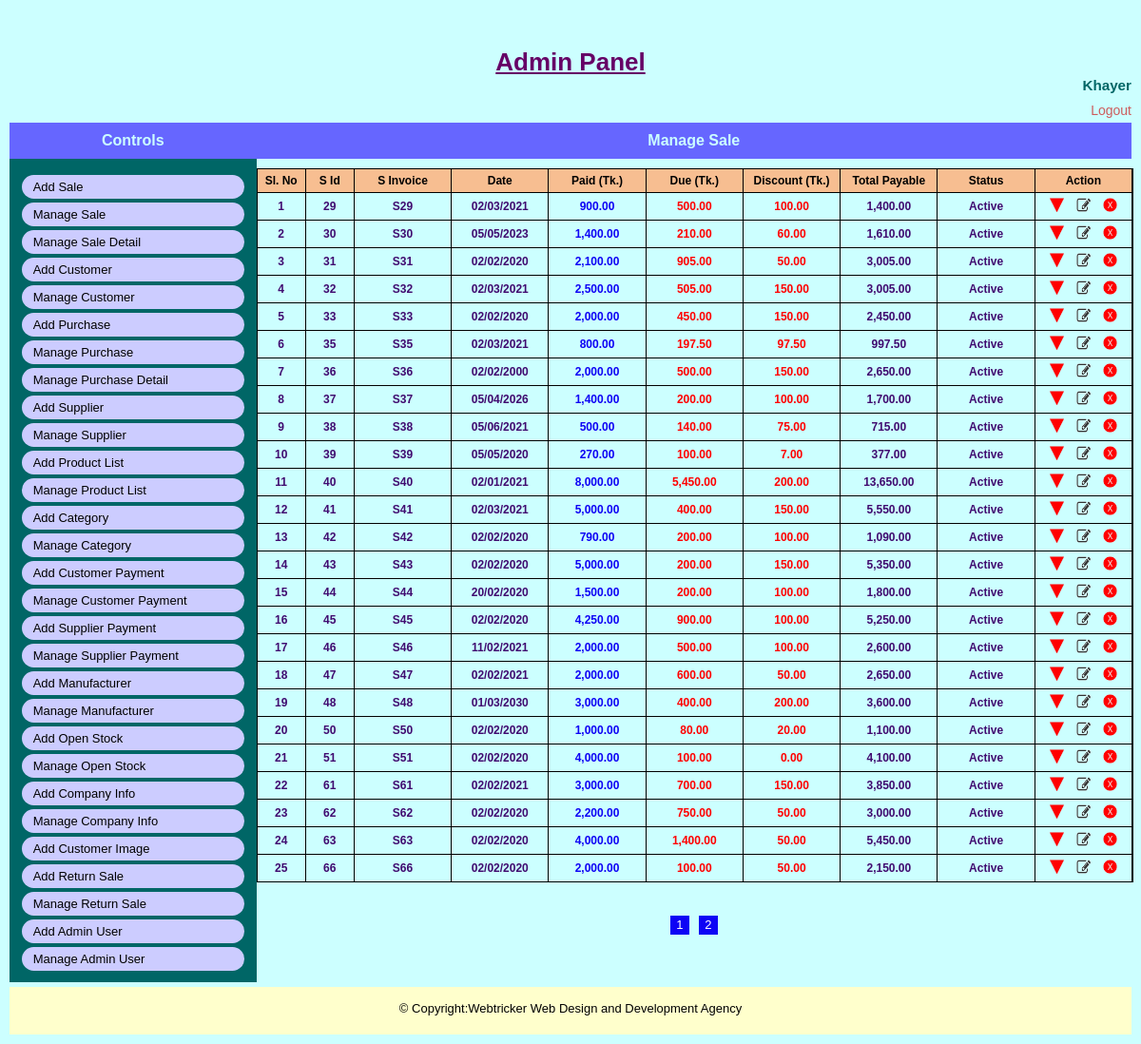
The page /admin/manage_sale.php (signed in) on the database its author committed.
### tables this page shows
CREATE TABLE `tbl_sales_info` (
  `sales_id` int(4) NOT NULL,
  `s_invoice` varchar(20) NOT NULL,
  `date` date NOT NULL,
  `customer_id` int(4) NOT NULL,
  `paid_amnt` float NOT NULL,
  `discount_amnt` float NOT NULL,
  `due_amnt` float NOT NULL,
  `total_customer_paid` float NOT NULL,
  `remarks` text NOT NULL,
  `user_name` varchar(50) NOT NULL,
  `status` tinyint(1) NOT NULL,
  `deletion_status` tinyint(1) NOT NULL,
  `created_date_time` timestamp NOT NULL DEFAULT current_timestamp()
);

### admin/manage_sale.php (called while the page is built, shortened)
<?php
include 'admin_master_page.php';

### classes/database.php (called while the page is built, shortened)
<?php
class Database {
    public function connect() {
        $this->host_name="localhost";
        $this->user_name="u430957945_db_sales_inven";
        $this->password="Inven1254$";
        $this->database_name="u430957945_db_sales_inven";
        $conn= new mysqli($this->host_name,$this->user_name,$this->password,$this->database_name);
        return $conn;
    }
}
?>

### admin/pages/manage_sale_view.php (the view, shortened to what this page needs)
<?php
    $page_one=0;
    $sql="SELECT * FROM tbl_sales_info WHERE deletion_status='0' LIMIT $page_one,25";
    $query_result=  $obj_admin->connect()->query($sql);
?>
<div class="common_wrap">
    <div class="content_title">
        <h4>Manage Sale</h4>
    </div>
    <div class="manage_wrap">
        <div class="row">
            <div class="purchse_cell_1 bg_color_1 fontsize_12">Sl. No</div>
            <div class="purchse_cell_1 bg_color_1 fontsize_12">S Id</div>
            <div class="cell_1 bg_color_1 fontsize_12">S Invoice</div>
            <div class="cell_1 bg_color_1 fontsize_12">Date</div>
            <div class="cell_1 bg_color_1 fontsize_12">Paid (Tk.)</div>
            <div class="cell_1 bg_color_1 fontsize_12">Due (Tk.)</div>
            <div class="cell_1 bg_color_1 fontsize_12">Discount (Tk.)</div>
            <div class="cell_1 bg_color_1 fontsize_12">Total Payable</div>
            <div class="cell_1 bg_color_1 fontsize_12">Status</div>
            <div class="cell_1 bg_color_1 fontsize_12">Action</div>
        </div>
        <?php
            $cnt=1;
            while($row=mysqli_fetch_assoc($query_result))
            {
        ?>
        <div class="row">
            <div class="purchse_cell_1 color_1"><?php echo $cnt;?></div>
            <div class="purchse_cell_1 color_1"><?php echo $row['sales_id']?></div>
            <div class="cell_1 color_1"><?php echo $row['s_invoice']?></div>
            <div class="cell_1 color_1"><?php echo date("d/m/Y",strtotime($row['date']))?></div>
            <div class="cell_1 color_2"><?php echo number_format((float)$row['paid_amnt'], 2, '.')?></div>
            <div class="cell_1 color_4"><?php echo  number_format((float)$row['due_amnt'], 2, '.')?></div>
            <div class="cell_1 color_4"><?php echo  number_format((float)$row['discount_amnt'], 2, '.')?></div>
            <div class="cell_1 color_1"><?php echo  number_format((float)$row['total_customer_paid'], 2, '.')?></div>
            <?php
                if($row['status']==1)
                {
            ?>
            <div class="cell_1 color_1"><?php echo 'Active'; ?>
            </div>
            <?php } else{?>
            <div class="cell_1 color_1"><?php echo 'Inactive'; ?>
            </div>
            <?php } ?>
            <div class="cell_1 color_1 manage_link_btn">
                <?php
                    if($row['status']==0)
                    {
                ?>
                <a class="btn_active" href="?status=active&id=<?php echo $row['sales_id']?>" title="Inactive"></a>
                <?php } else{?>
                <a class="btn_inactive" href="?status=inactive&id=<?php echo $row['sales_id']?>" title="Active"></a>
                <?php } ?>
                <a class="btn_edit" href="edit_sale.php?id=<?php echo $row['sales_id']?>" title="Edit"></a>
                <a class="btn_delete" href="?status=delete&id=<?php echo $row['sales_id']?>" onclick="return check_delete();" title="Delete"></a>
            </div>
        </div>
        <?php $cnt=$cnt+1; }?>
    </div>
</div>
<div id="pagination">
    <ul>
    <?php
        $sql = "SELECT * FROM tbl_sales_info WHERE deletion_status='0'";
        $query_result = $obj_admin->connect()->query($sql);
        $total_row = mysqli_num_rows($query_result);
        $per_page = $total_row / 25;
        $n = ceil($per_page);
        for ($i = 1; $i <= $n; $i++)
        { ?>
            <li><a href="?pages=<?php echo $i; ?>" ><?php echo $i . ' '; ?></a></li>
    <?php } ?>
    </ul>
</div>

### asset/css/style.css (style rules this page uses)
body { background-color:#000;color:#000;margin:0;padding:0;font-family:sans-serif;font-size:13px }
h1,h2,h3,h4,h5,h6 { margin:0;padding:0; }
.header_wrap,.menu,.content_wrap,.footer_wrap,.user_info,.admin_content,.common_title,.common_wrap, .view_content,.page_content,.image_wrap,.slide_wrap,.slide_inner,.slide,.sidebar_box_wrap,.sidebar_box, .gallery,.gallery_image_outer,.gallery_image_outer a,.gallery_detail,.common_description,.home_link, .sidebar_box ul,.notice_detail,.front_form_wrap,.front_form_wrap .input_wrap,.event_entry_detail, .student_detail_wrap,.result_detail,.front_content_wrap,.class_routine_details,.routine_display { float:left;position:relative;width:100%; -webkit-box-sizing:border-box; -moz-box-sizing:border-box; box-sizing:border-box }
.admin_page h4 { text-align:center;color:#ccffff;padding:10px 0;margin:0 0 10px 0;font-size:16px; background-color:#6666ff }
.manage_wrap { display:table;position:relative;width:100%;border:1px solid #000;border-bottom:none }
.row { display:table-row;position:relative;width:100%;font-weight:700; -webkit-box-sizing:border-box;-moz-box-sizing:border-box;box-sizing:border-box }
.cell_1,.cell_2,.cell_3,.cell_4,.cell_5,.purchse_cell_1,.purchse_cell_2,.cell_25 { display:table-cell;width:20%;border-right:1px solid #000; color:#000;text-align:center;border-bottom:1px solid #000; padding:5px 0;font-size:12px; -webkit-box-sizing:border-box; -moz-box-sizing:border-box; box-sizing:border-box;vertical-align:middle }
.bg_color_1 { background:#f7be91 }
.color_1 { color:#400b70 }
.color_2 { color:#0e03f5 }
.color_4 { color:red }
.cell_1 { width:10% }
.fontsize_12 { font-size:12px }
.purchse_cell_1 { width: 5%; }
.manage_link_btn a { display:inline-block;width:15px;height:15px;margin:0 5px;padding:0; text-decoration:none;color:#0e03f5 }
.manage_link_btn a.btn_inactive { background:url(../images/btn_status_inactive_bg.png) no-repeat 0 0; background-size:100% 100% }
.manage_link_btn a.btn_delete { background:url(../images/btn_delete_bg.png) no-repeat 0 0; background-size:100% 100% }
.manage_link_btn a.btn_edit { background:url(../images/btn_edit_bg.png) no-repeat 0 0; background-size:100% 100% }
#pagination { position:relative;float:left;width:100%;height:30px;margin-top: 30px;text-align:center;z-index:3 }
#pagination ul { display:inline-block;margin:5px 0 0;padding:0;list-style:none }
#pagination ul li { float:left;margin:0; }
#pagination ul li a { float: left;text-decoration: none;width:20px;height:20px;background-color: #0e03f5;color: white;line-height: 20px; margin: 0 5px;-webkit-transition:all .5s;-moz-transition:all .5s;transition:all .5s; }

### rows shown on the page
tbl_sales_info: sales_id "29", s_invoice "S29", date "02/03/2021", paid_amnt "900.00", due_amnt "500.00", discount_amnt "100.00", total_customer_paid "1,400.00", status "Active"
tbl_sales_info: sales_id "30", s_invoice "S30", date "05/05/2023", paid_amnt "1,400.00", due_amnt "210.00", discount_amnt "60.00", total_customer_paid "1,610.00", status "Active"
tbl_sales_info: sales_id "31", s_invoice "S31", date "02/02/2020", paid_amnt "2,100.00", due_amnt "905.00", discount_amnt "50.00", total_customer_paid "3,005.00", status "Active"
tbl_sales_info: sales_id "32", s_invoice "S32", date "02/03/2021", paid_amnt "2,500.00", due_amnt "505.00", discount_amnt "150.00", total_customer_paid "3,005.00", status "Active"
tbl_sales_info: sales_id "33", s_invoice "S33", date "02/02/2020", paid_amnt "2,000.00", due_amnt "450.00", discount_amnt "150.00", total_customer_paid "2,450.00", status "Active"
tbl_sales_info: sales_id "35", s_invoice "S35", date "02/03/2021", paid_amnt "800.00", due_amnt "197.50", discount_amnt "97.50", total_customer_paid "997.50", status "Active"
tbl_sales_info: sales_id "36", s_invoice "S36", date "02/02/2000", paid_amnt "2,000.00", due_amnt "500.00", discount_amnt "150.00", total_customer_paid "2,650.00", status "Active"
tbl_sales_info: sales_id "37", s_invoice "S37", date "05/04/2026", paid_amnt "1,400.00", due_amnt "200.00", discount_amnt "100.00", total_customer_paid "1,700.00", status "Active"
tbl_sales_info: sales_id "38", s_invoice "S38", date "05/06/2021", paid_amnt "500.00", due_amnt "140.00", discount_amnt "75.00", total_customer_paid "715.00", status "Active"
tbl_sales_info: sales_id "39", s_invoice "S39", date "05/05/2020", paid_amnt "270.00", due_amnt "100.00", discount_amnt "7.00", total_customer_paid "377.00", status "Active"
tbl_sales_info: sales_id "40", s_invoice "S40", date "02/01/2021", paid_amnt "8,000.00", due_amnt "5,450.00", discount_amnt "200.00", total_customer_paid "13,650.00", status "Active"
tbl_sales_info: sales_id "41", s_invoice "S41", date "02/03/2021", paid_amnt "5,000.00", due_amnt "400.00", discount_amnt "150.00", total_customer_paid "5,550.00", status "Active"
tbl_sales_info: sales_id "42", s_invoice "S42", date "02/02/2020", paid_amnt "790.00", due_amnt "200.00", discount_amnt "100.00", total_customer_paid "1,090.00", status "Active"
tbl_sales_info: sales_id "43", s_invoice "S43", date "02/02/2020", paid_amnt "5,000.00", due_amnt "200.00", discount_amnt "150.00", total_customer_paid "5,350.00", status "Active"
tbl_sales_info: sales_id "44", s_invoice "S44", date "20/02/2020", paid_amnt "1,500.00", due_amnt "200.00", discount_amnt "100.00", total_customer_paid "1,800.00", status "Active"
tbl_sales_info: sales_id "45", s_invoice "S45", date "02/02/2020", paid_amnt "4,250.00", due_amnt "900.00", discount_amnt "100.00", total_customer_paid "5,250.00", status "Active"
tbl_sales_info: sales_id "46", s_invoice "S46", date "11/02/2021", paid_amnt "2,000.00", due_amnt "500.00", discount_amnt "100.00", total_customer_paid "2,600.00", status "Active"
tbl_sales_info: sales_id "47", s_invoice "S47", date "02/02/2021", paid_amnt "2,000.00", due_amnt "600.00", discount_amnt "50.00", total_customer_paid "2,650.00", status "Active"
tbl_sales_info: sales_id "48", s_invoice "S48", date "01/03/2030", paid_amnt "3,000.00", due_amnt "400.00", discount_amnt "200.00", total_customer_paid "3,600.00", status "Active"
tbl_sales_info: sales_id "50", s_invoice "S50", date "02/02/2020", paid_amnt "1,000.00", due_amnt "80.00", discount_amnt "20.00", total_customer_paid "1,100.00", status "Active"
tbl_sales_info: sales_id "51", s_invoice "S51", date "02/02/2020", paid_amnt "4,000.00", due_amnt "100.00", discount_amnt "0.00", total_customer_paid "4,100.00", status "Active"
tbl_sales_info: sales_id "61", s_invoice "S61", date "02/02/2021", paid_amnt "3,000.00", due_amnt "700.00", discount_amnt "150.00", total_customer_paid "3,850.00", status "Active"
tbl_sales_info: sales_id "62", s_invoice "S62", date "02/02/2020", paid_amnt "2,200.00", due_amnt "750.00", discount_amnt "50.00", total_customer_paid "3,000.00", status "Active"
tbl_sales_info: sales_id "63", s_invoice "S63", date "02/02/2020", paid_amnt "4,000.00", due_amnt "1,400.00", discount_amnt "50.00", total_customer_paid "5,450.00", status "Active"
tbl_sales_info: sales_id "66", s_invoice "S66", date "02/02/2020", paid_amnt "2,000.00", due_amnt "100.00", discount_amnt "50.00", total_customer_paid "2,150.00", status "Active"

### other values the page prints
$_SESSION['admin_name'] "Khayer"
